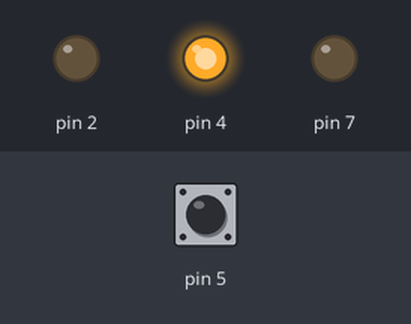
The sketch below on a simulated Arduino Uno, built with avr-gcc and run on an emulated ATmega328P. Shown: output pins drawn as LEDs (lit = HIGH). The inputs (shaded band) are chosen by the test bench; at power-on: pin 5 HIGH. Random numbers use the default seed unless the sketch sets one; what the sketch prints to the serial monitor is not drawn.

Above: at 0.1 s.
At 1.8 s:
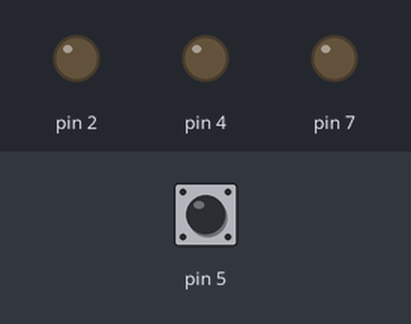
1.9 s: pin 5 pulled LOW for 0.15 s
Timing chart, 0 to 4.9 s (numbered marks = the images above; inputs shaded):
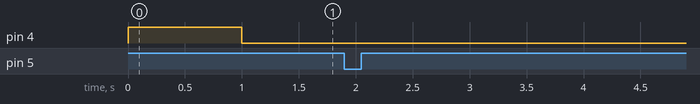

Measured:
- after the input at 1.9 s, every drawn part: stays the same

The sketch:

sketch_jun14a.ino
```cpp
int conta=1;
int demora=1000;
int leds[3] = {2,4,7};
int buttones[3] = {3,5,9};
int u;

void setup() {
  pinMode(2, OUTPUT);
  pinMode(3, INPUT);
  pinMode(4, OUTPUT);
  pinMode(5, INPUT);
  pinMode(7, OUTPUT);
  pinMode(9, INPUT);
  digitalWrite(2, LOW);
  digitalWrite(3, HIGH);
  digitalWrite(4, LOW);
  digitalWrite(5, HIGH);
  digitalWrite(7, LOW);
  digitalWrite(9, HIGH);
  Serial.begin(9600);
}

void loop() {
u = rand()%3+0;
int led = leds[u];
int button = buttones[u];
digitalWrite(led, HIGH); //se prende la ampolleta
  while (digitalRead(led)== HIGH){
  if (digitalRead(button)== LOW) { //si el boton es presionado se debe apagar la ampolleta y "decir": BIEN
    digitalWrite(led, LOW);
    Serial.println("BIEN");
    Serial.println(conta);
    conta++;
    delay(demora);
    demora=demora-50;
  }
   else {
    delay(demora);
    digitalWrite(led, LOW); }//se apaga la ampolleta
  }

while(digitalRead(led)== LOW){
      if (digitalRead(button)==LOW){
      Serial.println("MAL");
      Serial.println(conta);
      conta--;
      }
    }

  }
```
